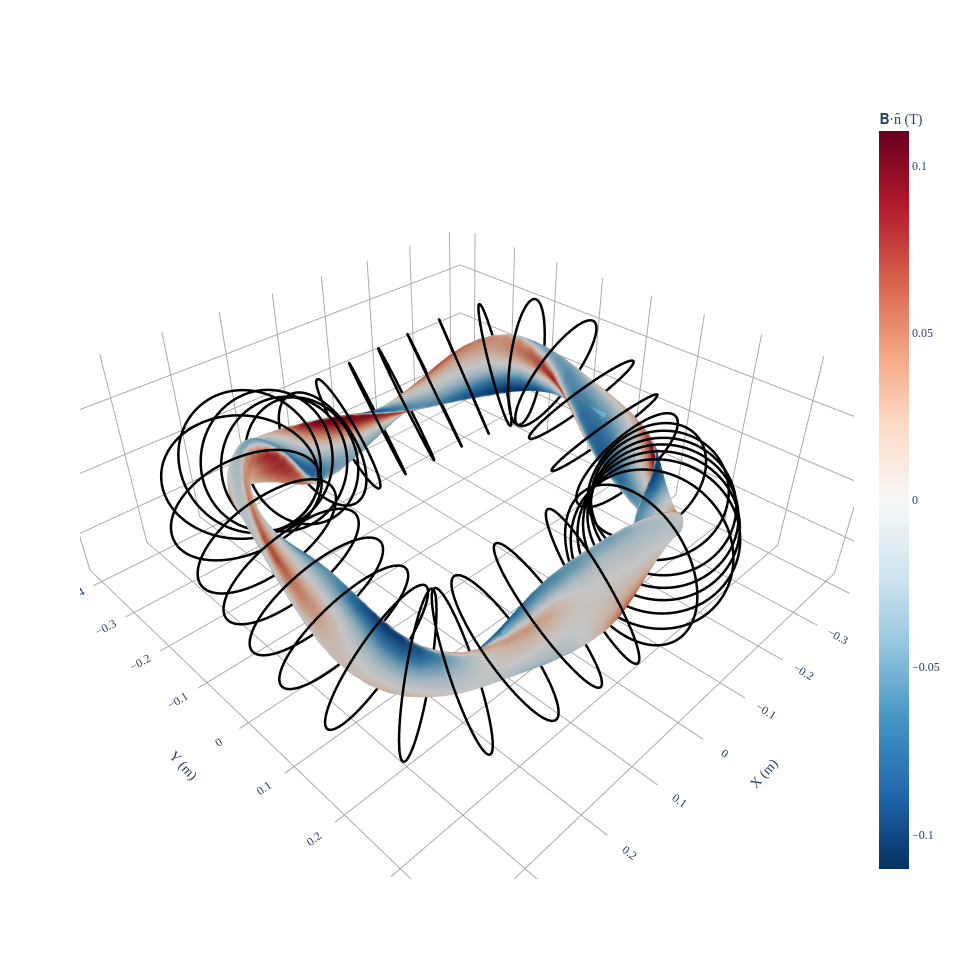

Notebook source saved alongside this figure:
### Code cell
offset = 0.1
target_size = .305
B_desired = .15
from desc.compat import rescale
eq_new = rescale(eq, L = ('R0',target_size),B = ('B0',B_desired) )
minor_radius = eq_new.compute("a")["a"]
R0_before = eq_new.compute('R0')['R0']
scale = target_size / R0_before
num_coils = 6  # coils per half field period
zeta = np.linspace(0, np.pi / eq.NFP, num_coils, endpoint=False) + np.pi / (2 * eq.NFP * num_coils)
grid = LinearGrid(rho=[0.0], M=0, zeta=zeta, NFP=eq.NFP)
data = eq.axis.compute(["x", "x_s"], grid=grid, basis="rpz")
centers = data["x"]  # center coils on axis position
normals = data["x_s"]  # make normal to coil align with tangent along axis
unique_coils = []
for k in range(num_coils):
    coil = FourierPlanarCoil(
        current=10000,
        #current=50000,
        center=centers[k, :],
        normal=normals[k, :],
        r_n=0.105,
        basis="rpz",
    )
    #.to_FourierXYZ(N=4) 
    unique_coils.append(coil)
coilset = CoilSet(unique_coils, NFP=eq.NFP, sym=eq.sym)



for c in coilset:
    c.center = c.center * scale
    c.current = c.current * (target_size / R0_before)

coil_grid = LinearGrid(N=40)

fig = plot_3d(
    eq_new.surface, "B*n", field=coilset, field_grid=coil_grid, grid=plot_grid
)

fig = plot_coils(coilset, fig=fig)
fig.show()

### Figure 1 — Plotly figure (JSON) as saved in the notebook; plotly's stock layout.template omitted (floating-point values rounded to 4 significant figures; data arrays with more than 128 entries replaced by an {"elided": "..."} marker saying what was removed)
{"data": [{"colorbar": {"title": {"text": "𝐁·n̂ (T)"}}, "colorscale": [[0, "rgb(5,48,97)"], [0.1, "rgb(33,102,172)"], [0.2, "rgb(67,147,195)"], [0.3, "rgb(146,197,222)"], [0.4, "rgb(209,229,240)"], [0.5, "rgb(247,247,247)"], [0.6, "rgb(253,219,199)"], [0.7, "rgb(244,165,130)"], [0.8, "rgb(214,96,77)"], [0.9, "rgb(178,24,43)"], [1, "rgb(103,0,31)"]], "flatshading": true, "i": {"elided": "6480 int values"}, "intensity": {"elided": "3321 float values"}, "j": {"elided": "6480 int values"}, "k": {"elided": "6480 int values"}, "name": "𝐁·n̂ (T)", "opacity": 1, "showscale": true, "type": "mesh3d", "x": {"elided": "3321 float values"}, "y": {"elided": "3321 float values"}, "z": {"elided": "3321 float values"}}, {"hovertext": "Current = 10000.0 (A)", "line": {"color": "black", "dash": "solid", "width": 5}, "marker": {"opacity": 0, "size": 0}, "name": "CoilSet[0]", "showlegend": false, "type": "scatter3d", "x": {"elided": "801 float values"}, "y": {"elided": "801 float values"}, "z": {"elided": "801 float values"}}, {"hovertext": "Current = 10000.0 (A)", "line": {"color": "black", "dash": "solid", "width": 5}, "marker": {"opacity": 0, "size": 0}, "name": "CoilSet[1]", "showlegend": false, "type": "scatter3d", "x": {"elided": "801 float values"}, "y": {"elided": "801 float values"}, "z": {"elided": "801 float values"}}, {"hovertext": "Current = 10000.0 (A)", "line": {"color": "black", "dash": "solid", "width": 5}, "marker": {"opacity": 0, "size": 0}, "name": "CoilSet[2]", "showlegend": false, "type": "scatter3d", "x": {"elided": "801 float values"}, "y": {"elided": "801 float values"}, "z": {"elided": "801 float values"}}, {"hovertext": "Current = 10000.0 (A)", "line": {"color": "black", "dash": "solid", "width": 5}, "marker": {"opacity": 0, "size": 0}, "name": "CoilSet[3]", "showlegend": false, "type": "scatter3d", "x": {"elided": "801 float values"}, "y": {"elided": "801 float values"}, "z": {"elided": "801 float values"}}, {"hovertext": "Current = 10000.0 (A)", "line": {"color": "black", "dash": "solid", "width": 5}, "marker": {"opacity": 0, "size": 0}, "name": "CoilSet[4]", "showlegend": false, "type": "scatter3d", "x": {"elided": "801 float values"}, "y": {"elided": "801 float values"}, "z": {"elided": "801 float values"}}, {"hovertext": "Current = 10000.0 (A)", "line": {"color": "black", "dash": "solid", "width": 5}, "marker": {"opacity": 0, "size": 0}, "name": "CoilSet[5]", "showlegend": false, "type": "scatter3d", "x": {"elided": "801 float values"}, "y": {"elided": "801 float values"}, "z": {"elided": "801 float values"}}, {"hovertext": "Current = -10000.0 (A)", "line": {"color": "black", "dash": "solid", "width": 5}, "marker": {"opacity": 0, "size": 0}, "name": "CoilSet[6]", "showlegend": false, "type": "scatter3d", "x": {"elided": "801 float values"}, "y": {"elided": "801 float values"}, "z": {"elided": "801 float values"}}, {"hovertext": "Current = -10000.0 (A)", "line": {"color": "black", "dash": "solid", "width": 5}, "marker": {"opacity": 0, "size": 0}, "name": "CoilSet[7]", "showlegend": false, "type": "scatter3d", "x": {"elided": "801 float values"}, "y": {"elided": "801 float values"}, "z": {"elided": "801 float values"}}, {"hovertext": "Current = -10000.0 (A)", "line": {"color": "black", "dash": "solid", "width": 5}, "marker": {"opacity": 0, "size": 0}, "name": "CoilSet[8]", "showlegend": false, "type": "scatter3d", "x": {"elided": "801 float values"}, "y": {"elided": "801 float values"}, "z": {"elided": "801 float values"}}, {"hovertext": "Current = -10000.0 (A)", "line": {"color": "black", "dash": "solid", "width": 5}, "marker": {"opacity": 0, "size": 0}, "name": "CoilSet[9]", "showlegend": false, "type": "scatter3d", "x": {"elided": "801 float values"}, "y": {"elided": "801 float values"}, "z": {"elided": "801 float values"}}, {"hovertext": "Current = -10000.0 (A)", "line": {"color": "black", "dash": "solid", "width": 5}, "marker": {"opacity": 0, "size": 0}, "name": "CoilSet[10]", "showlegend": false, "type": "scatter3d", "x": {"elided": "801 float values"}, "y": {"elided": "801 float values"}, "z": {"elided": "801 float values"}}, {"hovertext": "Current = -10000.0 (A)", "line": {"color": "black", "dash": "solid", "width": 5}, "marker": {"opacity": 0, "size": 0}, "name": "CoilSet[11]", "showlegend": false, "type": "scatter3d", "x": {"elided": "801 float values"}, "y": {"elided": "801 float values"}, "z": {"elided": "801 float values"}}, {"hovertext": "Current = 10000.0 (A)", "line": {"color": "black", "dash": "solid", "width": 5}, "marker": {"opacity": 0, "size": 0}, "name": "CoilSet[12]", "showlegend": false, "type": "scatter3d", "x": {"elided": "801 float values"}, "y": {"elided": "801 float values"}, "z": {"elided": "801 float values"}}, {"hovertext": "Current = 10000.0 (A)", "line": {"color": "black", "dash": "solid", "width": 5}, "marker": {"opacity": 0, "size": 0}, "name": "CoilSet[13]", "showlegend": false, "type": "scatter3d", "x": {"elided": "801 float values"}, "y": {"elided": "801 float values"}, "z": {"elided": "801 float values"}}, {"hovertext": "Current = 10000.0 (A)", "line": {"color": "black", "dash": "solid", "width": 5}, "marker": {"opacity": 0, "size": 0}, "name": "CoilSet[14]", "showlegend": false, "type": "scatter3d", "x": {"elided": "801 float values"}, "y": {"elided": "801 float values"}, "z": {"elided": "801 float values"}}, {"hovertext": "Current = 10000.0 (A)", "line": {"color": "black", "dash": "solid", "width": 5}, "marker": {"opacity": 0, "size": 0}, "name": "CoilSet[15]", "showlegend": false, "type": "scatter3d", "x": {"elided": "801 float values"}, "y": {"elided": "801 float values"}, "z": {"elided": "801 float values"}}, {"hovertext": "Current = 10000.0 (A)", "line": {"color": "black", "dash": "solid", "width": 5}, "marker": {"opacity": 0, "size": 0}, "name": "CoilSet[16]", "showlegend": false, "type": "scatter3d", "x": {"elided": "801 float values"}, "y": {"elided": "801 float values"}, "z": {"elided": "801 float values"}}, {"hovertext": "Current = 10000.0 (A)", "line": {"color": "black", "dash": "solid", "width": 5}, "marker": {"opacity": 0, "size": 0}, "name": "CoilSet[17]", "showlegend": false, "type": "scatter3d", "x": {"elided": "801 float values"}, "y": {"elided": "801 float values"}, "z": {"elided": "801 float values"}}, {"hovertext": "Current = -10000.0 (A)", "line": {"color": "black", "dash": "solid", "width": 5}, "marker": {"opacity": 0, "size": 0}, "name": "CoilSet[18]", "showlegend": false, "type": "scatter3d", "x": {"elided": "801 float values"}, "y": {"elided": "801 float values"}, "z": {"elided": "801 float values"}}, {"hovertext": "Current = -10000.0 (A)", "line": {"color": "black", "dash": "solid", "width": 5}, "marker": {"opacity": 0, "size": 0}, "name": "CoilSet[19]", "showlegend": false, "type": "scatter3d", "x": {"elided": "801 float values"}, "y": {"elided": "801 float values"}, "z": {"elided": "801 float values"}}, {"hovertext": "Current = -10000.0 (A)", "line": {"color": "black", "dash": "solid", "width": 5}, "marker": {"opacity": 0, "size": 0}, "name": "CoilSet[20]", "showlegend": false, "type": "scatter3d", "x": {"elided": "801 float values"}, "y": {"elided": "801 float values"}, "z": {"elided": "801 float values"}}, {"hovertext": "Current = -10000.0 (A)", "line": {"color": "black", "dash": "solid", "width": 5}, "marker": {"opacity": 0, "size": 0}, "name": "CoilSet[21]", "showlegend": false, "type": "scatter3d", "x": {"elided": "801 float values"}, "y": {"elided": "801 float values"}, "z": {"elided": "801 float values"}}, {"hovertext": "Current = -10000.0 (A)", "line": {"color": "black", "dash": "solid", "width": 5}, "marker": {"opacity": 0, "size": 0}, "name": "CoilSet[22]", "showlegend": false, "type": "scatter3d", "x": {"elided": "801 float values"}, "y": {"elided": "801 float values"}, "z": {"elided": "801 float values"}}, {"hovertext": "Current = -10000.0 (A)", "line": {"color": "black", "dash": "solid", "width": 5}, "marker": {"opacity": 0, "size": 0}, "name": "CoilSet[23]", "showlegend": false, "type": "scatter3d", "x": {"elided": "801 float values"}, "y": {"elided": "801 float values"}, "z": {"elided": "801 float values"}}, {"hovertext": "Current = 10000.0 (A)", "line": {"color": "black", "dash": "solid", "width": 5}, "marker": {"opacity": 0, "size": 0}, "name": "CoilSet[24]", "showlegend": false, "type": "scatter3d", "x": {"elided": "801 float values"}, "y": {"elided": "801 float values"}, "z": {"elided": "801 float values"}}, {"hovertext": "Current = 10000.0 (A)", "line": {"color": "black", "dash": "solid", "width": 5}, "marker": {"opacity": 0, "size": 0}, "name": "CoilSet[25]", "showlegend": false, "type": "scatter3d", "x": {"elided": "801 float values"}, "y": {"elided": "801 float values"}, "z": {"elided": "801 float values"}}, {"hovertext": "Current = 10000.0 (A)", "line": {"color": "black", "dash": "solid", "width": 5}, "marker": {"opacity": 0, "size": 0}, "name": "CoilSet[26]", "showlegend": false, "type": "scatter3d", "x": {"elided": "801 float values"}, "y": {"elided": "801 float values"}, "z": {"elided": "801 float values"}}, {"hovertext": "Current = 10000.0 (A)", "line": {"color": "black", "dash": "solid", "width": 5}, "marker": {"opacity": 0, "size": 0}, "name": "CoilSet[27]", "showlegend": false, "type": "scatter3d", "x": {"elided": "801 float values"}, "y": {"elided": "801 float values"}, "z": {"elided": "801 float values"}}, {"hovertext": "Current = 10000.0 (A)", "line": {"color": "black", "dash": "solid", "width": 5}, "marker": {"opacity": 0, "size": 0}, "name": "CoilSet[28]", "showlegend": false, "type": "scatter3d", "x": {"elided": "801 float values"}, "y": {"elided": "801 float values"}, "z": {"elided": "801 float values"}}, {"hovertext": "Current = 10000.0 (A)", "line": {"color": "black", "dash": "solid", "width": 5}, "marker": {"opacity": 0, "size": 0}, "name": "CoilSet[29]", "showlegend": false, "type": "scatter3d", "x": {"elided": "801 float values"}, "y": {"elided": "801 float values"}, "z": {"elided": "801 float values"}}, {"hovertext": "Current = -10000.0 (A)", "line": {"color": "black", "dash": "solid", "width": 5}, "marker": {"opacity": 0, "size": 0}, "name": "CoilSet[30]", "showlegend": false, "type": "scatter3d", "x": {"elided": "801 float values"}, "y": {"elided": "801 float values"}, "z": {"elided": "801 float values"}}, {"hovertext": "Current = -10000.0 (A)", "line": {"color": "black", "dash": "solid", "width": 5}, "marker": {"opacity": 0, "size": 0}, "name": "CoilSet[31]", "showlegend": false, "type": "scatter3d", "x": {"elided": "801 float values"}, "y": {"elided": "801 float values"}, "z": {"elided": "801 float values"}}, {"hovertext": "Current = -10000.0 (A)", "line": {"color": "black", "dash": "solid", "width": 5}, "marker": {"opacity": 0, "size": 0}, "name": "CoilSet[32]", "showlegend": false, "type": "scatter3d", "x": {"elided": "801 float values"}, "y": {"elided": "801 float values"}, "z": {"elided": "801 float values"}}, {"hovertext": "Current = -10000.0 (A)", "line": {"color": "black", "dash": "solid", "width": 5}, "marker": {"opacity": 0, "size": 0}, "name": "CoilSet[33]", "showlegend": false, "type": "scatter3d", "x": {"elided": "801 float values"}, "y": {"elided": "801 float values"}, "z": {"elided": "801 float values"}}, {"hovertext": "Current = -10000.0 (A)", "line": {"color": "black", "dash": "solid", "width": 5}, "marker": {"opacity": 0, "size": 0}, "name": "CoilSet[34]", "showlegend": false, "type": "scatter3d", "x": {"elided": "801 float values"}, "y": {"elided": "801 float values"}, "z": {"elided": "801 float values"}}, {"hovertext": "Current = -10000.0 (A)", "line": {"color": "black", "dash": "solid", "width": 5}, "marker": {"opacity": 0, "size": 0}, "name": "CoilSet[35]", "showlegend": false, "type": "scatter3d", "x": {"elided": "801 float values"}, "y": {"elided": "801 float values"}, "z": {"elided": "801 float values"}}], "layout": {"font": {"family": "Times"}, "height": 959.8, "scene": {"aspectmode": "data", "xaxis": {"backgroundcolor": "white", "gridcolor": "darkgrey", "showbackground": false, "showgrid": true, "showticklabels": true, "title": {"text": "X (m)"}, "zeroline": true, "zerolinecolor": "darkgrey"}, "yaxis": {"backgroundcolor": "white", "gridcolor": "darkgrey", "showbackground": false, "showgrid": true, "showticklabels": true, "title": {"text": "Y (m)"}, "zeroline": true, "zerolinecolor": "darkgrey"}, "zaxis": {"backgroundcolor": "white", "gridcolor": "darkgrey", "showbackground": false, "showgrid": true, "showticklabels": true, "title": {"text": "Z (m)"}, "zeroline": true, "zerolinecolor": "darkgrey"}}, "title": {"text": "", "x": 0.5, "xanchor": "center", "y": 0.9, "yanchor": "top"}, "width": 959.8}}
